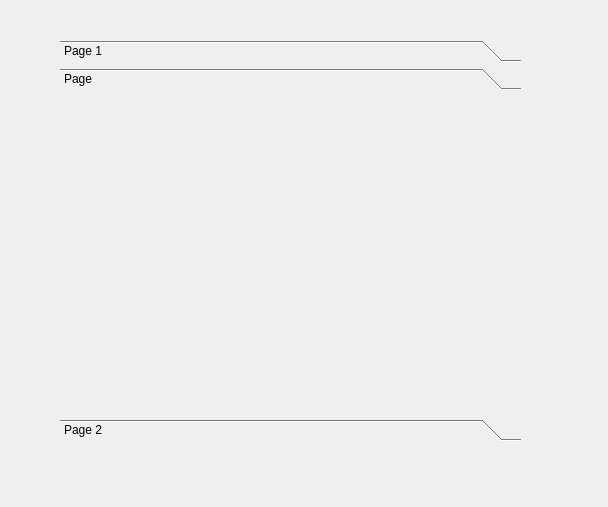
<?xml version="1.0" encoding="UTF-8"?>
<ui version="4.0">
 <class>Dialog</class>
 <widget class="QDialog" name="Dialog">
  <property name="geometry">
   <rect>
    <x>0</x>
    <y>0</y>
    <width>608</width>
    <height>507</height>
   </rect>
  </property>
  <property name="windowTitle">
   <string>Dialog</string>
  </property>
  <widget class="QToolBox" name="toolBox">
   <property name="geometry">
    <rect>
     <x>60</x>
     <y>40</y>
     <width>461</width>
     <height>401</height>
    </rect>
   </property>
   <property name="currentIndex">
    <number>1</number>
   </property>
   <widget class="QWidget" name="page">
    <property name="geometry">
     <rect>
      <x>0</x>
      <y>0</y>
      <width>461</width>
      <height>308</height>
     </rect>
    </property>
    <attribute name="label">
     <string>Page 1</string>
    </attribute>
   </widget>
   <widget class="QWidget" name="page_3">
    <attribute name="label">
     <string>Page</string>
    </attribute>
   </widget>
   <widget class="QWidget" name="page_2">
    <property name="geometry">
     <rect>
      <x>0</x>
      <y>0</y>
      <width>461</width>
      <height>308</height>
     </rect>
    </property>
    <attribute name="label">
     <string>Page 2</string>
    </attribute>
   </widget>
  </widget>
 </widget>
 <resources/>
 <connections/>
</ui>
